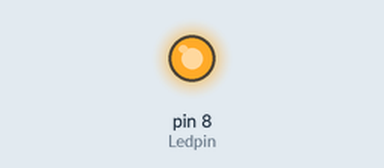
Simulated run of this sketch. Board: Arduino Uno, built with avr-gcc and run on an emulated ATmega328P. On the bench: output pins drawn as LEDs (lit = HIGH).

Above: at 0.5 s.
At 7.7 s:
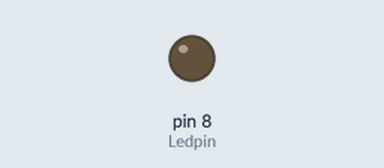
Timing chart, 0 to 12.0 s (numbered marks = the images above):
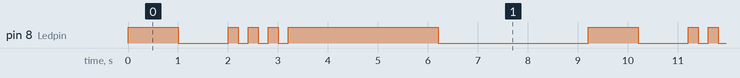

Measured:
- by itself, pin 8 (Ledpin): repeats every 9.2 s: LOW 1.0 s, 3 × (HIGH 0.20 s, LOW 0.20 s), HIGH 3.0 s, LOW 3.0 s, HIGH 1.0 s
- by itself, everything shown: repeats every 9.2 s, in 10 steps

The sketch:

LED_pattern.ino
```cpp
const int Ledpin = 8; // LED connected to digital pin 8
void setup()
{
    pinMode(Ledpin, OUTPUT); // Set the LED pin as an output
}
void loop()
{
    Blinkonce(1000); // Blink the LED once with a delay of 1000 milliseconds (1 second)

    flash3times(200); // Flash the LED 3 times with a delay of 200 milliseconds between each flash

    LongOne(3000);
}

void Blinkonce(int duration) // Keep the LED on for 3000 milliseconds (3 seconds)
{
    digitalWrite(Ledpin, HIGH); // Turn the LED on
    delay(duration);
    digitalWrite(Ledpin, LOW); // Turn the LED off
    delay(duration);
}
void flash3times(int duration) // Flash the LED 3 times with a delay of 200 milliseconds between each flash
{
    for (int i = 0; i < 3; i++)
    {
        digitalWrite(Ledpin, HIGH); // Turn the LED on
        delay(duration);
        digitalWrite(Ledpin, LOW); // Turn the LED off
        delay(duration);
    }
}
void LongOne(int duration) // Keep the LED on for 3000 milliseconds (3 seconds)
{
    digitalWrite(Ledpin, HIGH); // Turn the LED on
    delay(duration);
    digitalWrite(Ledpin, LOW); // Turn the LED off
    delay(3000);
}
```
